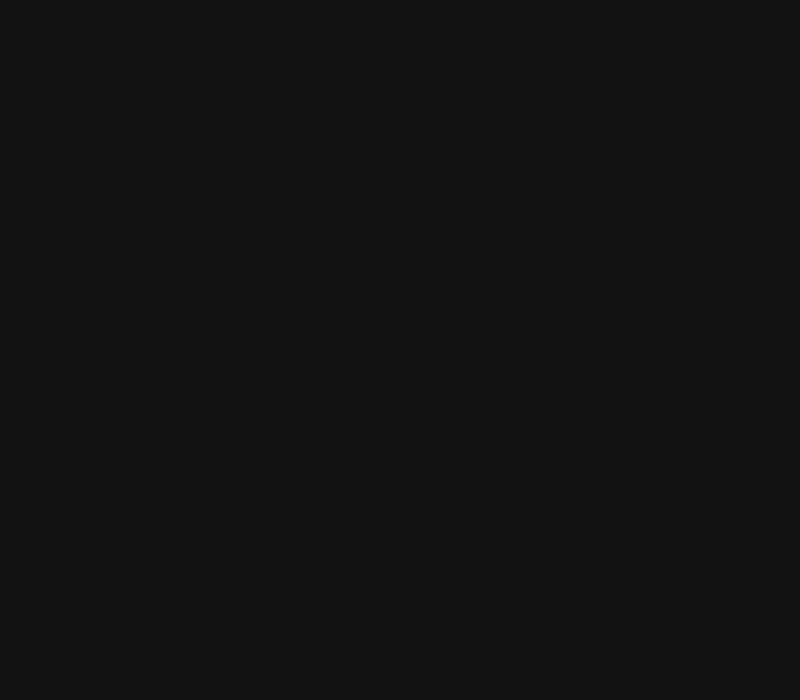
Frame 1 (no input)
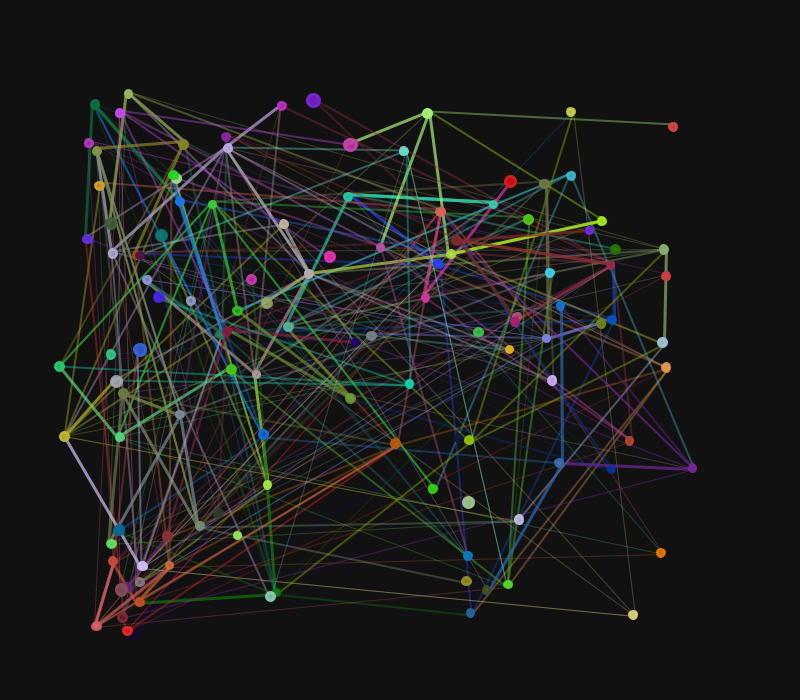
Frame 60 (the mouse pressed at the canvas centre just before this capture)
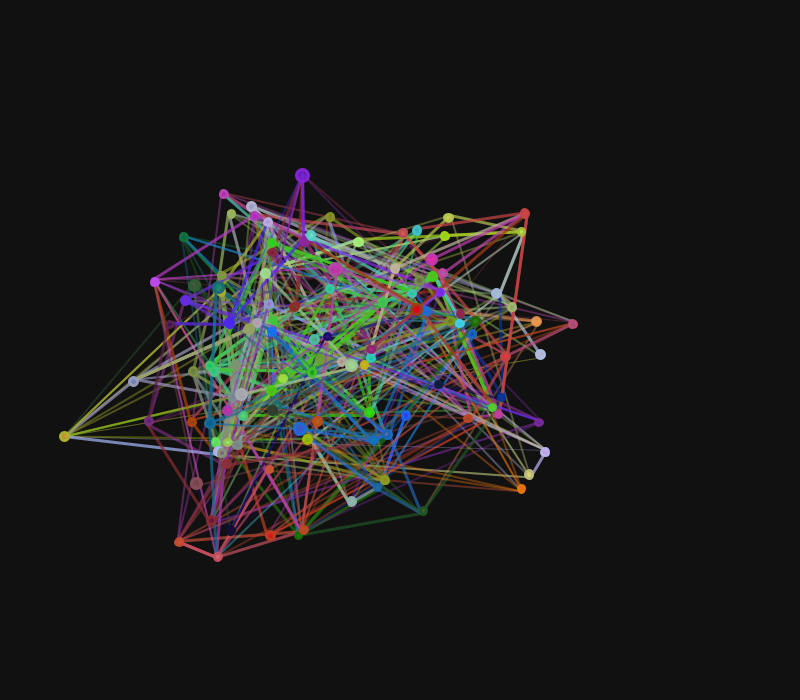
Frame 120 (the mouse held since frame 60 and released just before this capture)

The Processing sketch that drew these frames (run headless with seeded random() and noise(); from frame 60 on, the mouse is pressed at the canvas centre):

// Processing sketch: processing_121508
// ── processing_121508.pde




boolean edgesAdded = false;
boolean debug = false;
PVector vecA, vecB;
  
int nodeNum = 100;
int bigNodes = 20;
int totalNodes = nodeNum + bigNodes;

int nodesSet = -1;
Mover[] movers = new Mover[totalNodes];

boolean[][]isConnected = new boolean[totalNodes][totalNodes];

PVector startVelocity;
int framerate = 20;
float increment = 0;
int bgColor = 17;
float startX;
float startY;



void setup() {
  size(800, 700);
  frameRate(framerate);
  background(bgColor);
  startVelocity = new PVector(0, 0);
}

void setParticles(int num) {
   color col;
   int alpha = 220;
  for (int i = 0; i < nodeNum; i++) {
  
   float red = random(0, 250);
    float blue = random(0,250);
    float green = random(0,250);
   
    col = color(red, green, blue, alpha);
    nodesSet += 1;
    startX = random(-1, 1);
    startY = random(-1, 1);
    startVelocity.x = startX; 
    startVelocity.y = startY;    
    movers[i] = new Mover(random(1.5,2), random(0, 400), random(0,400), col, startVelocity);
  }
  for(int i = nodeNum ; i < nodeNum + bigNodes; i++){
   // println(i);
    float red = random(0, 250);
    float blue = random(0,250);
    float green = random(0,250);
     
    col = color(red, green, blue, alpha);
    nodesSet += 1;
    startX = random(-.5, .5);
    startY = random(-.5, .5);
    startVelocity.x = startX; 
    startVelocity.y = startY;    
    movers[i] = new Mover(random(1.5,3), random(0, 400), random(0,400), col, startVelocity);  
  }
}


void addEdges(){
  for(int i = 0; i < totalNodes; i++){
    for(int j = 0; j < totalNodes; j++){
       if(random(0,20) < totalNodes/100){ // Set likelihood of connection
           isConnected[i][j] = true;
           movers[i].addFriend(movers[j]);   // (*)
         }
      } 
      movers[i].setBff();    // Set current best friend/ path
    }
  }

void  drawEdges(){
  int drawCount = 0;
   color col;
  if (frameCount > totalNodes){
    drawCount = totalNodes;
  } else {
    drawCount = frameCount;
  }
  for(int n = 0; n < drawCount; n++){
    vecA = movers[n].getLocation();
         for(int i = 0; i < movers[n].friends.size(); i++){
            vecB = movers[n].friends.get(i).getLocation();
         
         col = color(movers[n].getColor());    
          if (vecA.dist(vecB)<80) {
          strokeWeight(3);
          stroke(col, 180);
          line(vecA.x*2, vecA.y*2, vecB.x*2, vecB.y*2);
        }
        
        if (vecA.dist(vecB)<200 && vecA.dist(vecB)>80) {
          strokeWeight(2);
          stroke(col, 100);
          line(vecA.x*2, vecA.y*2, vecB.x*2, vecB.y*2);
        }
          
        if (vecA.dist(vecB)<350 && vecA.dist(vecB)>200) {
          strokeWeight(1);
          stroke(col, 70);
        line(vecA.x*2, vecA.y*2, vecB.x*2, vecB.y*2);
        }

        if (vecA.dist(vecB)<800 && vecA.dist(vecB)>350) {
          strokeWeight(1);
          stroke(col, 30);
        line(vecA.x*2, vecA.y*2, vecB.x*2, vecB.y*2);
         }
    }
  }
}

//
void draw() {  
  if (frameCount > 10 && frameCount < 12) 
  setParticles(1);
   if (frameCount > 12 && frameCount < 14){
       addEdges();  
        edgesAdded = true; 
   }

  background(bgColor);

 if (nodesSet > 58) {
      drawEdges();
    
     if(edgesAdded) {
      for (int i= 0; i < totalNodes; i++) {
      if(frameCount % 5 == 0) {movers[i].updateColor();}  // Slowing down color/influence update
      float m = movers[i].mass; 
      int bffI = movers[i].bffIndex;
      
      if  (!(movers[i].friends.isEmpty()))  {
      PVector destVector = movers[i].friends.get(bffI).getLocation();
      movers[i].seek(destVector);   
      movers[i].separate();  
    }
   
      movers[i].update();
      PVector curLocation = movers[i].getLocation();
      movers[i].display();
      movers[i].checkEdges();
      } 
    }
  }
}
class Mover {
  
ArrayList<Mover> friends;  

PVector location, velocity, acceleration;

float angle = 0;
float aVelocity = 0;
float aAcceleration = 0;
float maxSpeed, maxForce;

int count =1;
float mass;
color mColor, initColor;
int massFactor = 4;
int bgCounter, threshold;
int [] curRGB;

int bffIndex = 5;
int bffDiff = 300;

Mover(float m, float x, float y, color c, PVector mVelocity) {
  
  friends = new ArrayList<Mover>();
  mColor = c;
  initColor = c;
  location = new PVector(x, y);
  velocity = new PVector(mVelocity.x, mVelocity.y);
  acceleration = new PVector(0,0);
  mass = m;
  maxForce = 0.2; 
  maxSpeed = 1.5;  
  curRGB = getColorVec(c);
  threshold = int(random(20, 80));
  }

// add friends
void addFriend(Mover m){
  friends.add(m);
}

int[] getRGB() {
 return curRGB;
}
// set and get
color getColor() {
  return mColor;
}

PVector getLocation(){
 return location; 
}

PVector getVelocity() {
 return velocity;
}

PVector getAcceleration() {
  return acceleration; 
}
  
float getMass(){
 return mass; 
}

float getSize(){
  return mass * massFactor;
}


void setMass(float newMass){
   mass = newMass;
} 

void setColor(color newColor){
  mColor = newColor;
}

// ****** Find Favorite Friend ******* \\

void setBff(){
  int tempBff = 0;    //Track index of closest 
  int tempMinDiff = 1000;    //lowest sum of differences (Max 255*3)
  int curDiff;
  for (int ii = 0; ii < friends.size() - 1; ii++){
    curDiff = getTotalDiff(friends.get(ii).mColor);    // get total sum of differences 
    if( curDiff < tempBff){
        tempBff = ii;
        tempMinDiff = curDiff;
     }
  }
  bffIndex = tempBff;
  bffDiff = tempMinDiff;
}

int getTotalDiff(color vColor){        // Combine with getMinDifference (same function except return)
  int sumDiff = 0;
  int[] destVec = getColorVec(vColor);
   int[] diffVec = new int[3];
      for(int ii = 0; ii < 2;  ii ++){
        diffVec[ii] = abs(destVec[ii] - curRGB[ii]);
    }
     for (int i = 0; i < 2; i ++){
       sumDiff += diffVec[i]; 
    }
    return sumDiff;
}

// Test new friends for lowest sum of differences and set as "Best Friend" if lower
void isNewBff(int index){    
  int tempDiff = getTotalDiff(friends.get(index).mColor);
 if ( tempDiff < bffDiff) {
   bffDiff = tempDiff;
   bffIndex = index;
 }
}

///****** Update forces ****** \\\\

// make class
int[] getColorVec(color vColor) {
       int r = (vColor >> 16) & 0xFF;
       int g = (vColor >> 8) & 0xFF;
       int b = vColor & 0xFF;
       
       int[] colorVec = {r,g,b};
       return colorVec;
}

boolean getMinDifference(color vColor){
    int[] destVec = getColorVec(vColor);
    //int[] originVec = getColorVec(vColor); 
    int[] diffVec = new int[3];
    for(int ii = 0; ii < 2;  ii ++){
      diffVec[ii] = abs(destVec[ii] - curRGB[ii]);
    }
    int rgbIndex = 0;
    int maxDiff = diffVec[0];
    int sumDiff = 0;
    
    for (int i = 0; i < 2; i ++){
       sumDiff += diffVec[i]; 
    }
    
    if(sumDiff < threshold){
     return true;
    } 
    return false;
   }

  
  
 void getInfluence(int index){
    color tempColor = friends.get(index).getColor();
    boolean influence = getMinDifference(tempColor);
    if (!influence) {
      friends.remove(index);
      friends.add(movers[int(random(totalNodes -1))]);
      if(friends.size()> 0){
        isNewBff(friends.size()- 1);
      }      
    } else {
    calcColor(index);
      
    }
    
 }
  
void calcColor(int index){  ///(rgbIndex, maxDiff)
    
    int addFactor = int(friends.get(index).getMass());
    int colorIndex = int(random(2));
    int[] colorVec = friends.get(index).getRGB();
    int influenceAmt = colorVec[colorIndex] - curRGB[colorIndex];
    int addColor = addFactor * (influenceAmt/7);
    //println(curRGB[colorIndex]);
    
    int newValue = curRGB[colorIndex] + addColor;
     if (newValue > 255) { newValue = 255; } 
     curRGB[colorIndex] = newValue;
    // println("newValue = " + curRGB[colorIndex]);
     color newColor = color(curRGB[0], curRGB[1], curRGB[2]);
     setColor(newColor);
    
}
  


/// ***** Updates ***** \\\
void updateColor() {
   for(int i = 0; i < friends.size(); i++){
      getInfluence(i);
   } 
}


void update() {
  velocity.add(acceleration);
  velocity.limit(maxSpeed); 
  
  location.add(velocity);
  acceleration.mult(0);  

}

void applyForce(PVector force) {
    acceleration.add(force); 
}

// method to calculate steering force towards a target
void seek(PVector target) {
   PVector dest = PVector.sub(target,location); // vector fom location to target
  // Normalize dest
   dest.normalize();
   dest.mult(maxSpeed);
  // Steering = Dest minus velocity
  PVector steer = PVector.sub(dest, velocity);
  steer.limit(maxForce);   // limit to maximum steering force
  applyForce(steer); 
}

//Keeps friends separate
void separate () {
   float desiredseparation = 30.0f;
    PVector steer = new PVector(0,0,0);
   int count = 0;
    // for each mover freind check if its too close.
    for(Mover other : friends){
      float d = PVector.dist(location, other.location);
      // If distance greater than 0 andless than amount
      if ((d >0 ) && (d <desiredseparation)){
        // Calc vector pointing away from neighbor 
        PVector diff = PVector.sub(location, other.location);
        diff.normalize();
        diff.div(d);
        steer.add(diff);
        count++;
      }
      if (count > 0 ) {
         steer.div((float)count); 
      }
      if (steer.mag() > 0) {
         steer.normalize();
         steer.mult(maxSpeed);
         steer.sub(velocity);
          steer.limit(maxForce); 
      }
      
    } 
   applyForce(steer); 
}


void display() {
    //bgCounter = (bgCounter + 1) % 8;
    //count += count;
    strokeWeight(3);
    stroke(mColor, 250);
    fill(initColor);
     //rectMode(CENTER);
     pushMatrix();
     translate(location.x, location.y);
     rotate(angle);
     ellipse(location.x, location.y, mass*massFactor, mass*massFactor);
     popMatrix();
     //drawTrail();  
  }
  

  
  void checkEdges() {
    if (location.x + massFactor*mass/2 > width/2 ) {
      location.x = width/2 - massFactor*mass/2;
      velocity.x *= -1;
    } else if (location.x - massFactor*mass/2 < 0) {
      velocity.x *= -1;
      location.x = 0 + massFactor*mass/2  ;
    }
     
    if(location.y + massFactor* mass/2 >= height/2) {
      velocity.y *= -1;
      location.y = height/2 - massFactor* mass/2;
    } else if (location.y - massFactor* mass/2 <= 0) {
       velocity.y *= -1;
      location.y =  massFactor* mass/2;
    }
  }
  
   
}
